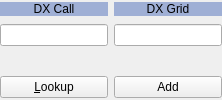
         <widget class="QWidget" name="DX_controls_widget" native="true">
          <property name="sizePolicy">
           <sizepolicy hsizetype="Preferred" vsizetype="Fixed">
            <horstretch>0</horstretch>
            <verstretch>0</verstretch>
           </sizepolicy>
          </property>
          <layout class="QGridLayout" name="gridLayout_2">
           <property name="leftMargin">
            <number>0</number>
           </property>
           <property name="topMargin">
            <number>0</number>
           </property>
           <property name="rightMargin">
            <number>0</number>
           </property>
           <property name="bottomMargin">
            <number>0</number>
           </property>
           <item row="0" column="0">
            <widget class="QLabel" name="label_3">
             <property name="sizePolicy">
              <sizepolicy hsizetype="Preferred" vsizetype="Fixed">
               <horstretch>0</horstretch>
               <verstretch>0</verstretch>
              </sizepolicy>
             </property>
             <property name="palette">
              <palette>
               <active>
                <colorrole role="Base">
                 <brush brushstyle="SolidPattern">
                  <color alpha="255">
                   <red>252</red>
                   <green>252</green>
                   <blue>252</blue>
                  </color>
                 </brush>
                </colorrole>
                <colorrole role="Window">
                 <brush brushstyle="SolidPattern">
                  <color alpha="255">
                   <red>159</red>
                   <green>175</green>
                   <blue>213</blue>
                  </color>
                 </brush>
                </colorrole>
               </active>
               <inactive>
                <colorrole role="Base">
                 <brush brushstyle="SolidPattern">
                  <color alpha="255">
                   <red>252</red>
                   <green>252</green>
                   <blue>252</blue>
                  </color>
                 </brush>
                </colorrole>
                <colorrole role="Window">
                 <brush brushstyle="SolidPattern">
                  <color alpha="255">
                   <red>159</red>
                   <green>175</green>
                   <blue>213</blue>
                  </color>
                 </brush>
                </colorrole>
               </inactive>
               <disabled>
                <colorrole role="Base">
                 <brush brushstyle="SolidPattern">
                  <color alpha="255">
                   <red>159</red>
                   <green>175</green>
                   <blue>213</blue>
                  </color>
                 </brush>
                </colorrole>
                <colorrole role="Window">
                 <brush brushstyle="SolidPattern">
                  <color alpha="255">
                   <red>159</red>
                   <green>175</green>
                   <blue>213</blue>
                  </color>
                 </brush>
                </colorrole>
               </disabled>
              </palette>
             </property>
             <property name="autoFillBackground">
              <bool>true</bool>
             </property>
             <property name="text">
              <string>DX Call</string>
             </property>
             <property name="alignment">
              <set>Qt::AlignCenter</set>
             </property>
             <property name="margin">
              <number>5</number>
             </property>
             <property name="indent">
              <number>2</number>
             </property>
            </widget>
           </item>
           <item row="0" column="1">
            <widget class="QLabel" name="label_4">
             <property name="sizePolicy">
              <sizepolicy hsizetype="Preferred" vsizetype="Fixed">
               <horstretch>0</horstretch>
               <verstretch>0</verstretch>
              </sizepolicy>
             </property>
             <property name="palette">
              <palette>
               <active>
                <colorrole role="Base">
                 <brush brushstyle="SolidPattern">
                  <color alpha="255">
                   <red>252</red>
                   <green>252</green>
                   <blue>252</blue>
                  </color>
                 </brush>
                </colorrole>
                <colorrole role="Window">
                 <brush brushstyle="SolidPattern">
                  <color alpha="255">
                   <red>159</red>
                   <green>175</green>
                   <blue>213</blue>
                  </color>
                 </brush>
                </colorrole>
               </active>
               <inactive>
                <colorrole role="Base">
                 <brush brushstyle="SolidPattern">
                  <color alpha="255">
                   <red>252</red>
                   <green>252</green>
                   <blue>252</blue>
                  </color>
                 </brush>
                </colorrole>
                <colorrole role="Window">
                 <brush brushstyle="SolidPattern">
                  <color alpha="255">
                   <red>159</red>
                   <green>175</green>
                   <blue>213</blue>
                  </color>
                 </brush>
                </colorrole>
               </inactive>
               <disabled>
                <colorrole role="Base">
                 <brush brushstyle="SolidPattern">
                  <color alpha="255">
                   <red>159</red>
                   <green>175</green>
                   <blue>213</blue>
                  </color>
                 </brush>
                </colorrole>
                <colorrole role="Window">
                 <brush brushstyle="SolidPattern">
                  <color alpha="255">
                   <red>159</red>
                   <green>175</green>
                   <blue>213</blue>
                  </color>
                 </brush>
                </colorrole>
               </disabled>
              </palette>
             </property>
             <property name="autoFillBackground">
              <bool>true</bool>
             </property>
             <property name="text">
              <string>DX Grid</string>
             </property>
             <property name="alignment">
              <set>Qt::AlignCenter</set>
             </property>
             <property name="margin">
              <number>5</number>
             </property>
             <property name="indent">
              <number>2</number>
             </property>
            </widget>
           </item>
           <item row="1" column="0">
            <widget class="QLineEdit" name="dxCallEntry">
             <property name="toolTip">
              <string>Callsign of station to be worked</string>
             </property>
             <property name="text">
              <string/>
             </property>
             <property name="alignment">
              <set>Qt::AlignCenter</set>
             </property>
            </widget>
           </item>
           <item row="1" column="1">
            <widget class="QLineEdit" name="dxGridEntry">
             <property name="toolTip">
              <string>Locator of station to be worked</string>
             </property>
             <property name="text">
              <string/>
             </property>
             <property name="alignment">
              <set>Qt::AlignCenter</set>
             </property>
            </widget>
           </item>
           <item row="3" column="0">
            <widget class="QPushButton" name="lookupButton">
             <property name="toolTip">
              <string>Search for callsign in database</string>
             </property>
             <property name="text">
              <string>&amp;Lookup</string>
             </property>
            </widget>
           </item>
           <item row="3" column="1">
            <widget class="QPushButton" name="addButton">
             <property name="toolTip">
              <string>Add callsign and locator to database</string>
             </property>
             <property name="text">
              <string>Add</string>
             </property>
            </widget>
           </item>
           <item row="2" column="0" colspan="2">
            <widget class="QLabel" name="labAz">
             <property name="sizePolicy">
              <sizepolicy hsizetype="Preferred" vsizetype="Fixed">
               <horstretch>0</horstretch>
               <verstretch>0</verstretch>
              </sizepolicy>
             </property>
             <property name="autoFillBackground">
              <bool>true</bool>
             </property>
             <property name="text">
              <string/>
             </property>
             <property name="alignment">
              <set>Qt::AlignCenter</set>
             </property>
             <property name="indent">
              <number>4</number>
             </property>
            </widget>
           </item>
          </layout>
         </widget>
